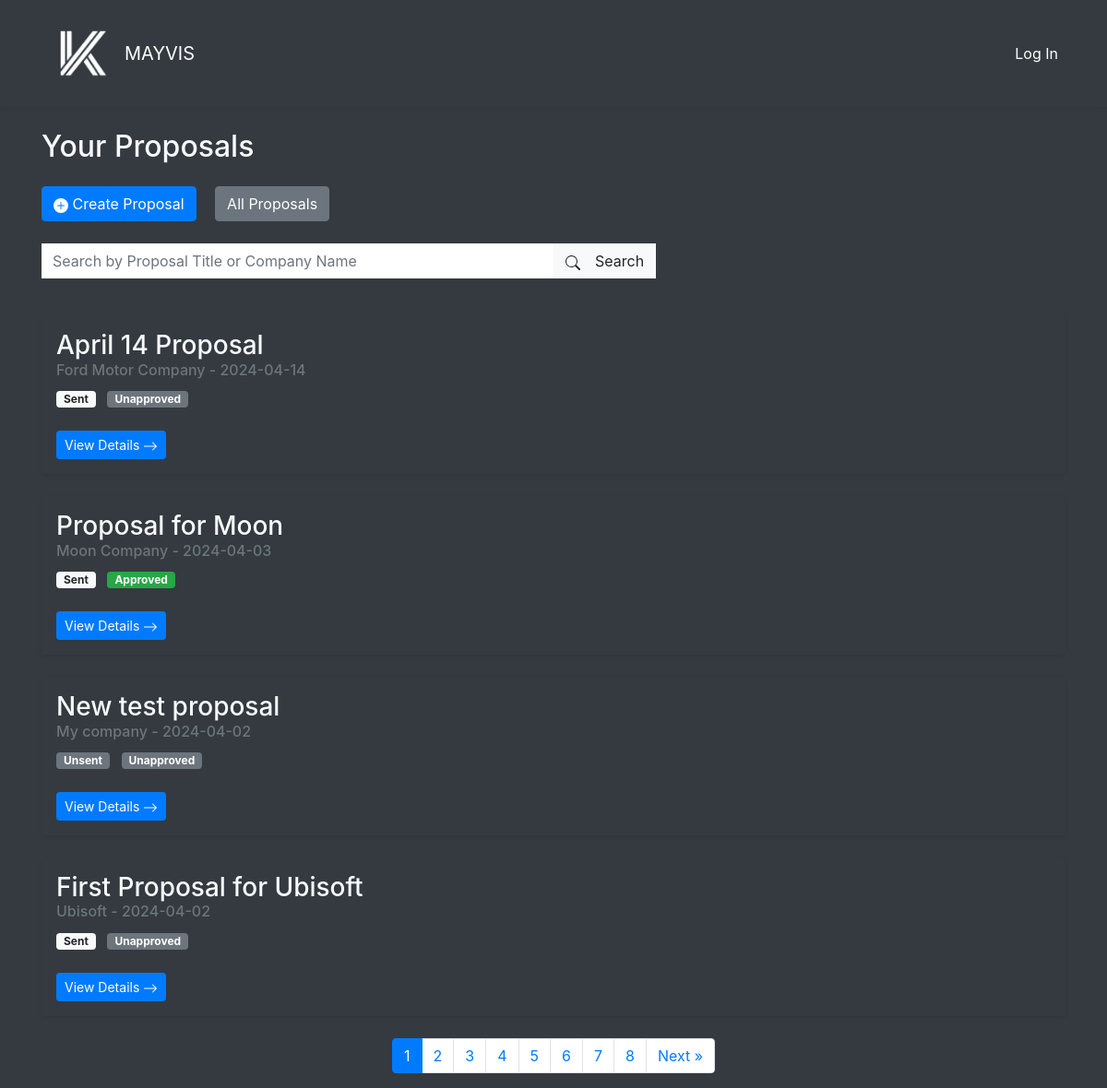
Screenshot of /your-proposals.php (signed in) with the database file from the repository.
### tables this page shows
CREATE TABLE `proposals` (
  `proposal_id` int(11) NOT NULL,
  `creation_date` date NOT NULL,
  `proposal_title` text NOT NULL,
  `proposal_letter` text NOT NULL,
  `employee_id` int(11) DEFAULT NULL,
  `client_id` int(11) DEFAULT NULL,
  `contact_id` int(11) DEFAULT NULL,
  `status` tinyint(1) DEFAULT 1,
  `approval_date` date DEFAULT NULL,
  `client_response` text DEFAULT NULL,
  `signature` text DEFAULT NULL,
  `value` decimal(12,2) DEFAULT NULL,
  `employee_creator` text DEFAULT NULL,
  `seen` tinyint(1) DEFAULT 0,
  `sent_status` int(2) NOT NULL DEFAULT 0,
  `second_sig` int(11) NOT NULL DEFAULT 0 COMMENT '0: no sig, 1: needs another, 3: has both'
);

CREATE TABLE `clients` (
  `client_id` int(11) NOT NULL,
  `client_name` text NOT NULL
);

### your-proposals.php (the view, shortened to what this page needs)
<?php
include('includes/header-new.php');
include('connect.php');
if (isset($_SESSION['user_id'])) {
    $user_id = $_SESSION['user_id'];
    $get_employee = "SELECT * FROM employees where user_id = $user_id";
    $result = $conn->query($get_employee);
    if ($result->num_rows > 0) {
        $row = $result->fetch_assoc();
        $employee_id = $row["employee_id"];
    }
}
$search = isset($_GET['search']) ? $_GET['search'] : '';
$page = isset($_GET['page']) ? $_GET['page'] : 1;
$proposals_per_page = 4;
$offset = ($page - 1) * $proposals_per_page;
$sql = "SELECT * FROM proposals WHERE employee_id = $employee_id";
$total_proposals_sql = "SELECT COUNT(*) AS total_proposals FROM proposals WHERE employee_id = $employee_id";
$total_proposals_result = $conn->query($total_proposals_sql);
$total_proposals_row = $total_proposals_result->fetch_assoc();
$total_proposals = $total_proposals_row['total_proposals'];
$total_pages = ceil($total_proposals / $proposals_per_page);
$sql .= " ORDER BY creation_date DESC LIMIT $proposals_per_page OFFSET $offset";
$result = $conn->query($sql);
?>
    <div class="container">
        <div class="">
            <h2 class="my-4">Your Proposals</h2>
            <div class="mb-4">
                <a href="proposal-creation.php" class="btn btn-primary mr-3"><span>
                <svg xmlns="http://www.w3.org/2000/svg" width="16" height="16" fill="currentColor" class="bi bi-plus-circle-fill" viewBox="0 0 16 16">
                <path d="M16 8A8 8 0 1 1 0 8a8 8 0 0 1 16 0M8.5 4.5a.5.5 0 0 0-1 0v3h-3a.5.5 0 0 0 0 1h3v3a.5.5 0 0 0 1 0v-3h3a.5.5 0 0 0 0-1h-3z"/>
                </svg>
                    </span>Create Proposal</a>
                <a href="proposals.php" class="btn btn-secondary">All Proposals</a>
            </div>
        </div>
        <div class="flex">
            <?php
            if (isset($_SESSION['user_id'])) {
                echo "
                <form method='get' action='' class='row'>
                    <div class='form-group col-6 pr-0'>
                        <input type='text' name='search' class='form-control rounded-0 rounded-left border-0 rounded-left' placeholder='Search by Proposal Title or Company Name' value='$search'>
                    </div>
                    <div class='col flex pl-0'>
                        <button type='submit' class='btn btn-light rounded-0 rounded-right border-light'><span class=\"mr-3\"><svg xmlns=\"http://www.w3.org/2000/svg\" width=\"16\" height=\"16\" fill=\"currentColor\" class=\"bi bi-search\" viewBox=\"0 0 16 16\">
                        <path d=\"M11.742 10.344a6.5 6.5 0 1 0-1.397 1.398h-.001q.044.06.098.115l3.85 3.85a1 1 0 0 0 1.415-1.414l-3.85-3.85a1 1 0 0 0-.115-.1zM12 6.5a5.5 5.5 0 1 1-11 0 5.5 5.5 0 0 1 11 0\"/>
                      </svg></span>Search</button>
                    </div>
                </form>
                ";
                $output = "";
                $sent_message = array("0"=>"Unsent", "1"=>"Sent");
                $sent_badge = array("0"=>"badge-secondary", "1"=>"badge-light");
                $approval_message = array("0"=>"Denied", "1"=>"Unapproved", "2"=>"Approved");
                $approval_badge = array("0"=>"badge-danger", "1"=>"badge-secondary", "2"=>"badge-success");
                while ($row = $result->fetch_object()) {
                    $proposal_id = $row->proposal_id;
                    $client_id = $row->client_id;
                    $proposal_title = $row->proposal_title;
                    $creation_date = $row->creation_date;
                    $sent_status = $row->sent_status;
                    $approval_status = $row->status;
                    $get_client = "SELECT * FROM clients where client_id= " . $client_id;
                    $result2 = $conn->query($get_client);
                    if ($result2->num_rows > 0) {
                        $row = $result2->fetch_assoc();
                        $client_name = $row['client_name'];
                    }
                    $output .= "<div class=\"my-4 p-3 shadow-sm rounded\">";
                    $output .= "<h3 class=\"mb-0\">$proposal_title</h3>";
                    $output .= "<h6 class=\"text-muted\">$client_name - $creation_date</h6>";
                    $output .= "<p class=\"mb-4\">
                    <span class=\"badge $sent_badge[$sent_status] mr-2 px-2\">$sent_message[$sent_status]</span>
                    <span class=\"badge $approval_badge[$approval_status] mr-2 px-2\">$approval_message[$approval_status]</span>
                    </p>";
                    $output .= "<a href='proposal-details.php?proposal_id=$proposal_id' class='btn btn-primary btn-sm'>View Details
                    <span><svg xmlns=\"http://www.w3.org/2000/svg\" width=\"16\" height=\"16\" fill=\"currentColor\" class=\"bi bi-arrow-right\" viewBox=\"0 0 16 16\">
                    <path fill-rule=\"evenodd\" d=\"M1 8a.5.5 0 0 1 .5-.5h11.793l-3.147-3.146a.5.5 0 0 1 .708-.708l4 4a.5.5 0 0 1 0 .708l-4 4a.5.5 0 0 1-.708-.708L13.293 8.5H1.5A.5.5 0 0 1 1 8\"/>
                  </svg></span>
                    </a>";
                    $output .= "</div>";
                }
                echo $output;
                echo "<nav aria-label='Page navigation'>";
                echo "<ul class='pagination justify-content-center'>";
                for ($i = 1; $i <= $total_pages; $i++) {
                    echo "<li class='page-item " . ($page == $i ? 'active' : '') . "'><a class='page-link' href='?page=$i&search=$search'>$i</a></li>";
                }
                if ($page < $total_pages) {
                    echo "<li class='page-item'><a class='page-link' href='?page=" . ($page + 1) . "&search=$search'>Next &raquo;</a></li>";
                }
                echo "</ul>";
                echo "</nav>";
            } else {
                echo "<h3>Please Sign in to view Proposals</h3>";
            }
            ?>
        </div>
    </div>
</body>
</html>

### rows the page displays
proposals: proposal_title "April 14 Proposal", client.client_name "Ford Motor Company", creation_date "2024-04-14", sent_status "Sent", status "Unapproved"
proposals: proposal_title "Proposal for Moon", client.client_name "Moon Company", creation_date "2024-04-03", sent_status "Sent", status "Approved"
proposals: proposal_title "New test proposal", client.client_name "My company", creation_date "2024-04-02", sent_status "Unsent", status "Unapproved"
proposals: proposal_title "First Proposal for Ubisoft", client.client_name "Ubisoft", creation_date "2024-04-02", sent_status "Sent", status "Unapproved"
